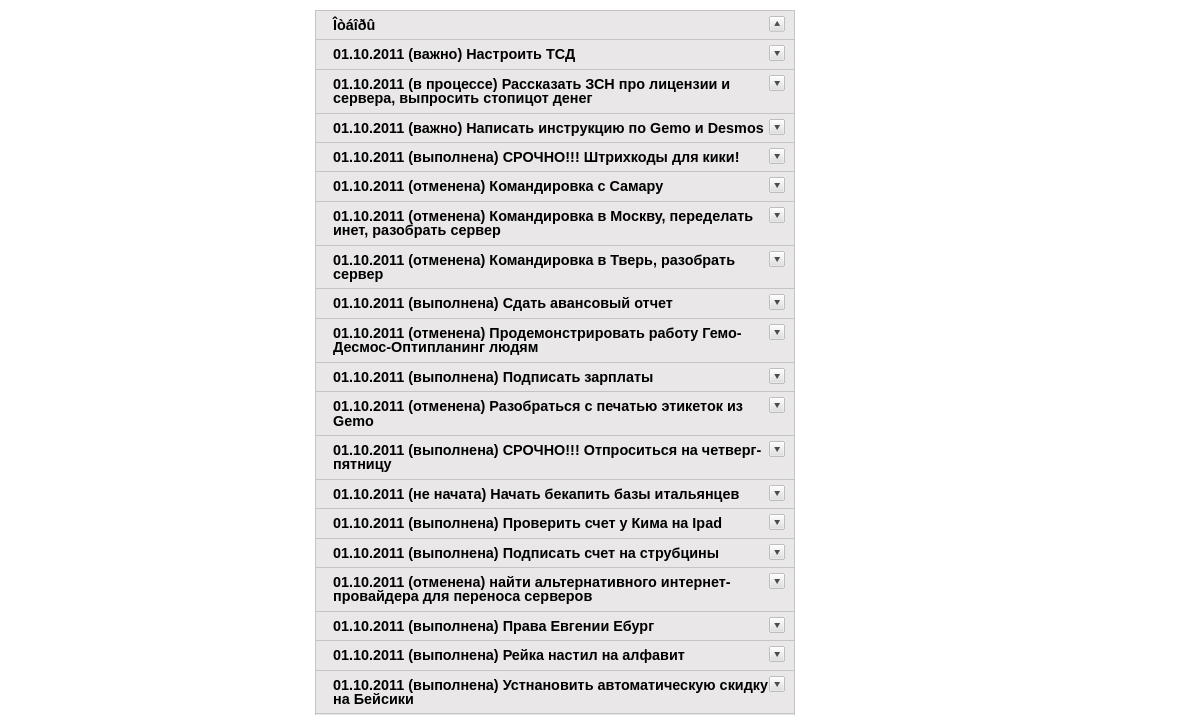
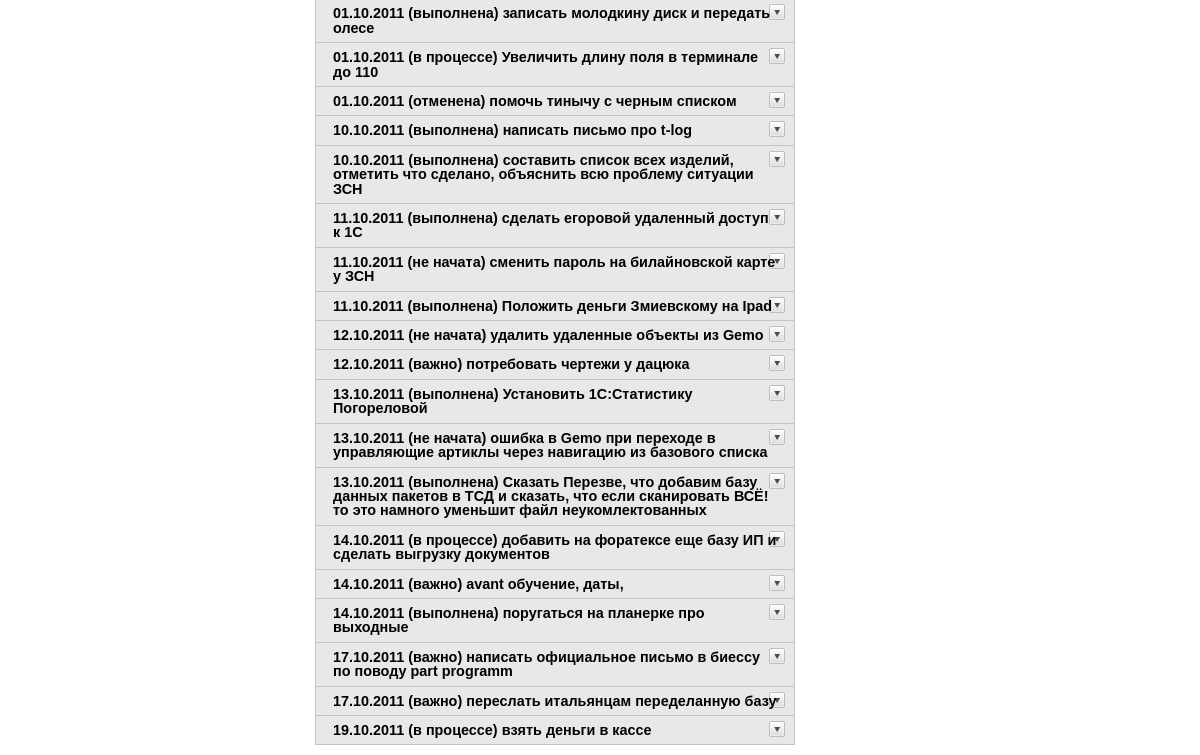
Page /WebTasks/index.php?user_id=1 on the earlier database version (2 pictures, top to bottom).
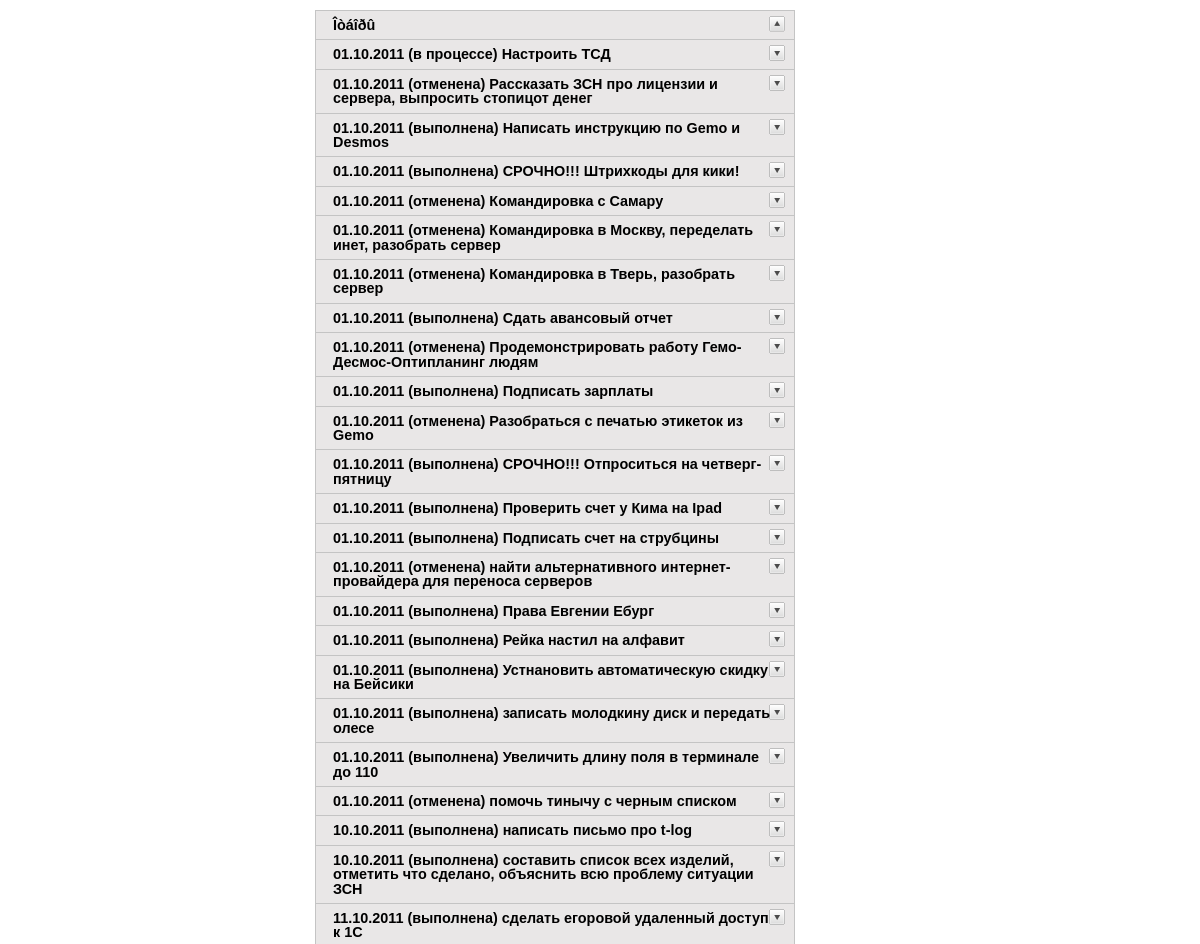
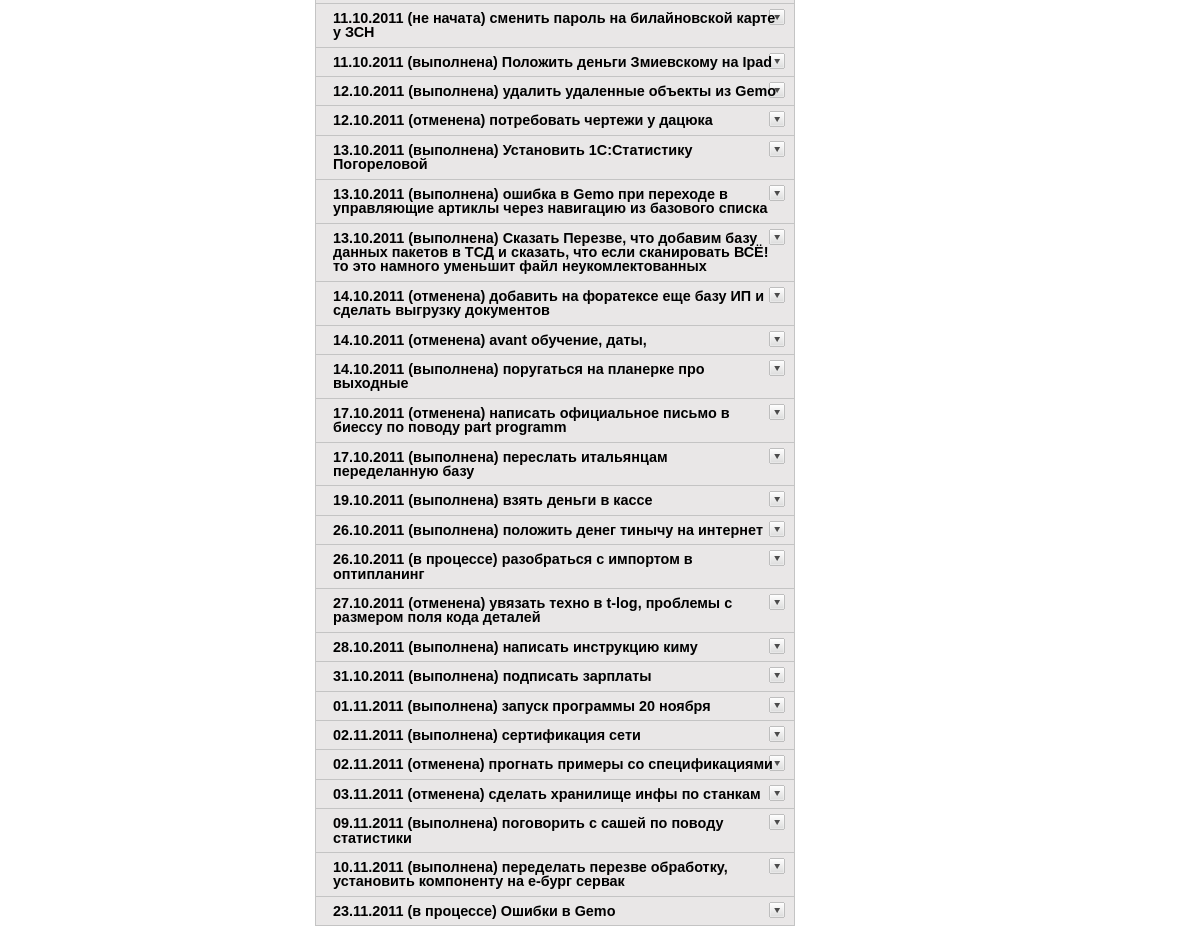
Same page on the later database version (2 pictures, top to bottom).
### tables this page shows
CREATE TABLE IF NOT EXISTS `Tasks` (
  `id_Task` int(10) NOT NULL AUTO_INCREMENT,
  `Name` text,
  `id_worker` int(3) DEFAULT NULL,
  `id_chief` int(3) DEFAULT NULL,
  `date` datetime DEFAULT NULL,
  `status` varchar(50) DEFAULT NULL,
  PRIMARY KEY (`id_Task`)
);

### WebTasks/config.php (called while the page is built, shortened)
<?php
function status($status)
  {
	 if ($status == "âàæíî")
     {
      $text = "<font color='red'>".$status."</font>";
     }
	 elseif ($status == "â ïðîöåññå")
     {
      $text = "<font color='blue'>".$status."</font>";
     }
    else
     {
      $text = $status;
     }
   return $text;
  }
function mysql_query_or_die($query)
  {
	 $res = mysql_query($query);
	 return $res;
  }
?>

### WebTasks/index.php (the view, shortened to what this page needs)
<?php
include("config.php");
if (isset($_REQUEST['user_id'])) $user_id = $_REQUEST['user_id']; else $user_id = "5";
print "<html>
<head>
<meta http-equiv='Content-Type' content='text/html' />
<title>Accordion 1</title>
<script type='text/javascript' src='./js/jquery.min.js'></script>
<script type='text/javascript'>
$(document).ready(function(){
	$('.accordion h3:first').addClass('active');
	$('.accordion span').hide();
	$('.accordion h3').click(function(){
		$(this).next('span').slideToggle('slow')
		.siblings('span:visible').slideUp('slow');
		$(this).toggleClass('active');
		$(this).siblings('h3').removeClass('active');
	});
});
</script>
<style type='text/css'>
body {
	margin: 10px auto;
	width: 570px;
	font: 75%/120% Arial, Helvetica, sans-serif;
}
.accordion {
	width: 480px;
	border-bottom: solid 1px #c4c4c4;
}
.accordion h3 {
	background: #e9e7e7 url(img/arrow-square.gif) no-repeat right -51px;
	padding: 7px 17px;
	margin: 0;
	font: bold 120%/100% Arial, Helvetica, sans-serif;
	border: solid 1px #c4c4c4;
	border-bottom: none;
	cursor: pointer;
}
.accordion h3:hover {
	background-color: #e3e2e2;
}
.accordion h3.active {
	background-position: right 5px;
}
.accordion p {
	background: #f7f7f7;
	margin: 0;
	border-left: solid 1px #c4c4c4;
	border-right: solid 1px #c4c4c4;
}
span {
    background: #f7f7f7;
    margin: 0;
    display:none;
    border-left: solid 1px #c4c4c4;
    border-right: solid 1px #c4c4c4;
}
.accordion t1 {
	background: #e9e7e7;
}
.accordion label {
	font: bold 120%/100% Arial, Helvetica, sans-serif;
}
</style>
</head>
<body>
<div class='accordion'>
	<h3>Îòáîðû</h3>
	<span>
	<form name='test' method='post' action='input1.php'>
	<label class='label'>Ðàáîòíèêè:</label><br>
	<input type='checkbox' name='Worker' value='1'>Ðÿáèíèíà Òàòüÿíà
  <input type='checkbox' name='Worker' value='2'>Èâàíîâ Àíòîí
  <input type='checkbox' name='Worker' value='3'>Îìåëü÷óê Ñåðãåé
  <input type='checkbox' name='Worker' value='4'>Ëàõíîâ Àëåêñàíäð
  <input type='checkbox' name='Worker' value='5'>×óáóêèí Äåíèñ
	<input type='checkbox' name='Worker' value='6'>Êó÷åðåíêàî Àëåêñàíäð
  <input type='checkbox' name='Worker' value='7'>Ïàùåíêî Àëåêñàíäð	<br>
	<label class='label'>Ñòàòóñ:</label>	<br>
  <input type='checkbox' name='Status' value='1'>íå íà÷àòà
  <input type='checkbox' name='Status' value='2'>â ïðîöåññå
	<input type='checkbox' name='Status' value='3'>âàæíî
  <input type='checkbox' name='Status' value='4'>âûïîëíåíà
  <input type='checkbox' name='Status' value='5'>îòìåíåíà <br>
	<input type='submit' name='' value='Ñôîðìèðîâàòü'/>
	</form>
	</span>";
  $query = "SELECT DATE_FORMAT(Tasks.Date,'%d.%m.%Y') AS Date, Tasks.status AS Status,Tasks.Name,Workers.Name AS Worker,Tasks.id_Task,Tasks.id_Worker,Tasks.id_Chief,Chief.Name AS Chief FROM Tasks LEFT JOIN (SELECT Workers.id_Worker,Workers.Name FROM Workers) Workers ON Workers.id_Worker=Tasks.id_Worker LEFT JOIN (SELECT Workers.id_Worker,Workers.Name FROM Workers) Chief ON Chief.id_Worker=Tasks.id_Chief  WHERE Tasks.id_Worker=".$user_id." AND  Tasks.status<>'âûïîëíåíà' AND Tasks.status<>'îòìåíåíà'";
  $result = mysql_query_or_die($query);
  while ($row = mysql_fetch_assoc($result))
    {
     print "<h3>".$row["Date"]." (".status($row["Status"]).") ".$row["Name"]."</h3>";
    }
  print "
</div>
</body>
</html>";
?>

### WebTasks/index.php (style rules this page uses)
body { margin: 10px auto; width: 570px; font: 75%/120% Arial, Helvetica, sans-serif; }
.accordion { width: 480px; border-bottom: solid 1px #c4c4c4; }
.accordion h3 { background: #e9e7e7 url(img/arrow-square.gif) no-repeat right -51px; padding: 7px 17px; margin: 0; font: bold 120%/100% Arial, Helvetica, sans-serif; border: solid 1px #c4c4c4; border-bottom: none; cursor: pointer; }
.accordion h3.active { background-position: right 5px; }

Differences in the rows shown:
no longer on this page (row edited): tasks: Date "01.10.2011", status "не начата", Name "Начать бекапить базы итальянцев"
changed tasks "Настроить ТСД": status "важно" → "в процессе"
changed tasks "Рассказать ЗСН про лицензии и сервера, выпросить стопицот денег": status "в процессе" → "отменена"
changed tasks "Написать инструкцию по Gemo и Desmos": status "важно" → "выполнена"
changed tasks "Увеличить длину поля в терминале до 110": status "в процессе" → "выполнена"
changed tasks "удалить удаленные объекты из Gemo": status "не начата" → "выполнена"
changed tasks "потребовать чертежи у дацюка": status "важно" → "отменена"
changed tasks (number 30 of 49 on the later page): status "не начата" → "выполнена"
changed tasks "добавить на форатексе еще базу ИП и сделать выгрузку документов": status "в процессе" → "отменена"
changed tasks "avant обучение, даты,": status "важно" → "отменена"
changed tasks "написать официальное письмо в биессу по поводу part programm": status "важно" → "отменена"
changed tasks "переслать итальянцам переделанную базу": status "важно" → "выполнена"
changed tasks "взять деньги в кассе": status "в процессе" → "выполнена"
added tasks: Date "26.10.2011", status "выполнена", Name "положить денег тинычу на интернет"
added tasks: Date "26.10.2011", status "в процессе", Name "разобраться с импортом в оптипланинг"
added tasks: Date "27.10.2011", status "отменена", Name "увязать техно в t-log, проблемы с размером поля кода деталей"
added tasks: Date "28.10.2011", status "выполнена", Name "написать инструкцию киму"
added tasks: Date "31.10.2011", status "выполнена", Name "подписать зарплаты"
added tasks: Date "01.11.2011", status "выполнена", Name "запуск программы 20 ноября"
added tasks: Date "02.11.2011", status "выполнена", Name "сертификация сети"
added tasks: Date "02.11.2011", status "отменена", Name "прогнать примеры со спецификациями"
added tasks: Date "03.11.2011", status "отменена", Name "сделать хранилище инфы по станкам"
added tasks: Date "09.11.2011", status "выполнена", Name "поговорить с сашей по поводу статистики"
added tasks: Date "10.11.2011", status "выполнена", Name "переделать перезве обработку, установить компоненту на е-бург сервак"
added tasks: Date "23.11.2011", status "в процессе", Name "Ошибки в Gemo"
